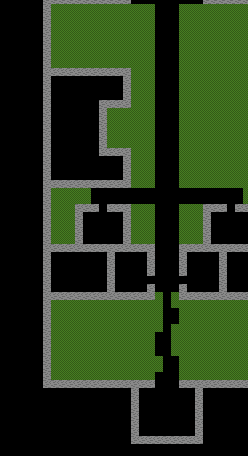

Rendered tile map (Tiled .tmx) drawn with the repository's tilesets; below, a short description and the full map source, tile grids included:
An orthogonal 31x57 tile map with 8x8 px tiles, 1 tile layer (Tile Layer 1).

<map version="1.9" tiledversion="1.9.2" orientation="orthogonal" renderorder="right-down" width="31" height="57" tilewidth="8" tileheight="8" infinite="0" nextlayerid="2" nextobjectid="1">
 <editorsettings>
  <export target="town..tmj" format="json" />
 </editorsettings>
 <tileset firstgid="1" source="town-spritesheet.tsx" />
 <layer id="1" name="Tile Layer 1" width="31" height="57" offsetx="43.75" offsety="-12.25">
  <data encoding="csv">
0,0,0,0,0,0,0,0,0,0,1,2,2,2,2,2,2,2,2,2,1,0,0,0,0,0,0,0,0,0,0,
1,1,1,1,1,1,1,1,1,1,1,2,2,2,2,2,2,2,2,2,1,1,1,1,1,1,1,1,1,1,1,
1,4,4,4,4,4,4,4,4,4,4,4,4,4,2,2,2,4,4,4,4,4,4,4,4,4,4,4,4,4,1,
1,4,4,4,4,4,4,4,4,4,4,4,4,4,2,2,2,4,4,4,4,4,4,4,4,4,4,4,4,4,1,
1,4,4,4,4,4,4,4,4,4,4,4,4,4,2,2,2,4,4,4,4,4,4,4,4,4,4,4,4,4,1,
1,4,4,4,4,4,4,4,4,4,4,4,4,4,2,2,2,4,4,4,4,4,4,4,4,4,4,4,4,4,1,
1,4,4,4,4,4,4,4,4,4,4,4,4,4,2,2,2,4,4,4,4,4,4,4,4,4,4,4,4,4,1,
1,4,4,4,4,4,4,4,4,4,4,4,4,4,2,2,2,4,4,4,4,4,4,4,4,4,4,4,4,4,1,
1,4,4,4,4,4,4,4,4,4,4,4,4,4,2,2,2,4,4,4,4,4,4,4,4,4,4,4,4,4,1,
1,4,4,4,4,4,4,4,4,4,4,4,4,4,2,2,2,4,4,4,4,4,4,4,4,4,4,4,4,4,1,
1,1,1,1,1,1,1,1,1,1,1,4,4,4,2,2,2,4,4,4,4,4,4,4,4,4,4,4,4,4,1,
1,0,0,0,0,0,0,0,0,0,1,4,4,4,2,2,2,4,4,4,4,4,4,4,4,4,4,4,4,4,1,
1,0,0,0,0,0,0,0,0,0,1,4,4,4,2,2,2,4,4,4,4,4,4,4,4,4,4,4,4,4,1,
1,0,0,0,0,0,0,0,0,0,1,4,4,4,2,2,2,4,4,4,4,4,4,4,4,4,4,4,4,4,1,
1,0,0,0,0,0,0,1,1,1,1,4,4,4,2,2,2,4,4,4,4,4,4,4,4,4,4,4,4,4,1,
1,0,0,0,0,0,0,1,4,4,4,4,4,4,2,2,2,4,4,4,4,4,4,4,4,4,4,4,4,4,1,
1,0,0,0,0,0,0,1,4,4,4,4,4,4,2,2,2,4,4,4,4,4,4,4,4,4,4,4,4,4,1,
1,0,0,0,0,0,0,1,4,4,4,4,4,4,2,2,2,4,4,4,4,4,4,4,4,4,4,4,4,4,1,
1,0,0,0,0,0,0,1,4,4,4,4,4,4,2,2,2,4,4,4,4,4,4,4,4,4,4,4,4,4,1,
1,0,0,0,0,0,0,1,4,4,4,4,4,4,2,2,2,4,4,4,4,4,4,4,4,4,4,4,4,4,1,
1,0,0,0,0,0,0,1,1,1,1,4,4,4,2,2,2,4,4,4,4,4,4,4,4,4,4,4,4,4,1,
1,0,0,0,0,0,0,0,0,0,1,4,4,4,2,2,2,4,4,4,4,4,4,4,4,4,4,4,4,4,1,
1,0,0,0,0,0,0,0,0,0,1,4,4,4,2,2,2,4,4,4,4,4,4,4,4,4,4,4,4,4,1,
1,0,0,0,0,0,0,0,0,0,1,4,4,4,2,2,2,4,4,4,4,4,4,4,4,4,4,4,4,4,1,
1,1,1,1,1,1,1,1,1,1,1,4,4,4,2,2,2,4,4,4,4,4,4,4,4,4,4,4,4,4,1,
1,4,4,4,4,4,2,2,2,2,2,2,2,2,2,2,2,2,2,2,2,2,2,2,2,4,4,4,4,4,1,
1,4,4,4,4,4,2,2,2,2,2,2,2,2,2,2,2,2,2,2,2,2,2,2,2,4,4,4,4,4,1,
1,4,4,4,1,1,1,2,1,1,1,4,4,4,2,2,2,4,4,4,1,1,1,2,1,1,1,4,4,4,1,
1,4,4,4,1,2,2,2,2,2,1,4,4,4,2,2,2,4,4,4,1,2,2,2,2,2,1,4,4,4,1,
1,4,4,4,1,2,2,2,2,2,1,4,4,4,2,2,2,4,4,4,1,2,2,2,2,2,1,4,4,4,1,
1,4,4,4,1,2,2,2,2,2,1,4,4,4,2,2,2,4,4,4,1,2,2,2,2,2,1,4,4,4,1,
1,4,4,4,1,2,2,2,2,2,1,4,4,4,2,2,2,4,4,4,1,2,2,2,2,2,1,4,4,4,1,
1,1,1,1,1,1,1,1,1,1,1,1,1,1,2,2,2,1,1,1,1,1,1,1,1,1,1,1,1,1,1,
1,0,0,0,0,0,0,0,1,2,2,2,2,1,2,2,2,1,2,2,2,2,1,0,0,0,0,0,0,0,1,
1,0,0,0,0,0,0,0,1,2,2,2,2,1,2,2,2,1,2,2,2,2,1,0,0,0,0,0,0,0,1,
1,0,0,0,0,0,0,0,1,2,2,2,2,1,2,2,2,1,2,2,2,2,1,0,0,0,0,0,0,0,1,
1,0,0,0,0,0,0,0,1,2,2,2,2,2,2,2,2,2,2,2,2,2,1,0,0,0,0,0,0,0,1,
1,0,0,0,0,0,0,0,1,2,2,2,2,1,2,2,2,1,2,2,2,2,1,0,0,0,0,0,0,0,1,
1,1,1,1,1,1,1,1,1,1,1,1,1,1,4,2,4,1,1,1,1,1,1,1,1,1,1,1,1,1,1,
1,4,4,4,4,4,4,4,4,4,4,4,4,4,4,2,4,4,4,4,4,4,4,4,4,4,4,4,4,4,1,
1,4,4,4,4,4,4,4,4,4,4,4,4,4,4,2,2,4,4,4,4,4,4,4,4,4,4,4,4,4,1,
1,4,4,4,4,4,4,4,4,4,4,4,4,4,4,2,2,4,4,4,4,4,4,4,4,4,4,4,4,4,1,
1,4,4,4,4,4,4,4,4,4,4,4,4,4,4,2,4,4,4,4,4,4,4,4,4,4,4,4,4,4,1,
1,4,4,4,4,4,4,4,4,4,4,4,4,4,2,2,4,4,4,4,4,4,4,4,4,4,4,4,4,4,1,
1,4,4,4,4,4,4,4,4,4,4,4,4,4,2,2,4,4,4,4,4,4,4,4,4,4,4,4,4,4,1,
1,4,4,4,4,4,4,4,4,4,4,4,4,4,2,2,4,4,4,4,4,4,4,4,4,4,4,4,4,4,1,
1,4,4,4,4,4,4,4,4,4,4,4,4,4,4,2,2,4,4,4,4,4,4,4,4,4,4,4,4,4,1,
1,4,4,4,4,4,4,4,4,4,4,4,4,4,4,2,2,4,4,4,4,4,4,4,4,4,4,4,4,4,1,
1,4,4,4,4,4,4,4,4,4,4,4,4,4,2,2,2,4,4,4,4,4,4,4,4,4,4,4,4,4,1,
1,1,1,1,1,1,1,1,1,1,1,1,1,1,2,2,2,1,1,1,1,1,1,1,1,1,1,1,1,1,1,
0,0,0,0,0,0,0,0,0,0,0,1,2,2,2,2,2,2,2,1,0,0,0,0,0,0,0,0,0,0,0,
0,0,0,0,0,0,0,0,0,0,0,1,2,2,2,2,2,2,2,1,0,0,0,0,0,0,0,0,0,0,0,
0,0,0,0,0,0,0,0,0,0,0,1,2,2,2,2,2,2,2,1,0,0,0,0,0,0,0,0,0,0,0,
0,0,0,0,0,0,0,0,0,0,0,1,2,2,2,2,2,2,2,1,0,0,0,0,0,0,0,0,0,0,0,
0,0,0,0,0,0,0,0,0,0,0,1,2,2,2,2,2,2,2,1,0,0,0,0,0,0,0,0,0,0,0,
0,0,0,0,0,0,0,0,0,0,0,1,2,2,2,2,2,2,2,1,0,0,0,0,0,0,0,0,0,0,0,
0,0,0,0,0,0,0,0,0,0,0,1,1,1,1,1,1,1,1,1,0,0,0,0,0,0,0,0,0,0,0
</data>
 </layer>
</map>